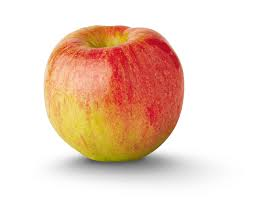
#> input picture OpenCV/apple.png, 253 x 199 px, given in place of the camera
$ python detect.py
#> lines starting #> are read from the running program, lines starting #| are printed output that depends on the picture; after the words box and inside, x2 and y2 are one past the last pixel; in counts of white or black regions, pixels touching at a corner belong together
import cv2
import numpy as np

def display_color_window(boolean_value):
    # Create a black window with a size of 200x200 pixels
    window = np.zeros((400, 400, 3), np.uint8)

    while True:
        if boolean_value:
            # Set the color of the window to green
            window[:] = (0, 255, 0)
        else:
            # Set the color of the window to red
            window[:] = (0, 0, 255)

        # Display the window and wait for 10 milliseconds
        cv2.imshow("Color Window", window)
        break


def detect_yellow(frame):
    # Convert frame to HSV color space
    hsv = cv2.cvtColor(frame, cv2.COLOR_BGR2HSV)

    # Define lower and upper bounds for yellow color detection in HSV
    lower_yellow = np.array([5, 100, 100])
    upper_yellow = np.array([25, 255, 255])

    # Threshold the HSV frame to get only yellow colors
    yellow_mask = cv2.inRange(hsv, lower_yellow, upper_yellow)

    # Count the number of non-zero pixels in the yellow mask
    yellow_pixel_count = cv2.countNonZero(yellow_mask)

    # If there are yellow pixels, return True; otherwise, return False
    if yellow_pixel_count > 0:
        return True
    else:
        return False

# Create a VideoCapture object to read from the camera
cap = cv2.VideoCapture(0)

while True:
    # Read a frame from the camera
    ret, frame = cap.read()
#> frame is the input picture: shape (199, 253, 3); mean B, G, R 192.5, 209.3, 237

    # Flip the frame horizontally (optional)
    frame = cv2.flip(frame, 1)
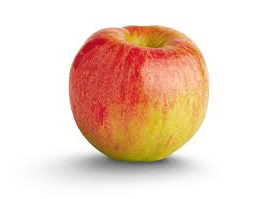
#> frame: shape (199, 253, 3); mean B, G, R 192.5, 209.3, 237

    # Detect yellow objects in the frame
    yellow_detected = detect_yellow(frame)
#> in detect_yellow, `hsv = cv2.cvtColor(frame, cv2.COLOR_BGR2HSV)`: hsv: shape (199, 253, 3); mean H, S, V 12.8, 55, 237.2
#> in detect_yellow, `yellow_mask = cv2.inRange(hsv, lower_yellow, upper_yellow)`:
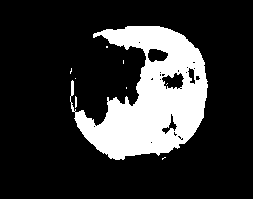
#> yellow_mask: shape (199, 253); 19.9% white; 9 white regions (7 under 20 px), largest, box (x1, y1, x2, y2) and area: (70, 26, 208, 160) 9963, (75, 96, 77, 108) 22
#> in detect_yellow, `yellow_pixel_count = cv2.countNonZero(yellow_mask)`: yellow_pixel_count = 10010
#> yellow_detected = True

    # Display the frame
    cv2.imshow('Yellow Detection', frame)

    display_color_window(yellow_detected)
#> in display_color_window, `cv2.imshow("Color Window", window)`:
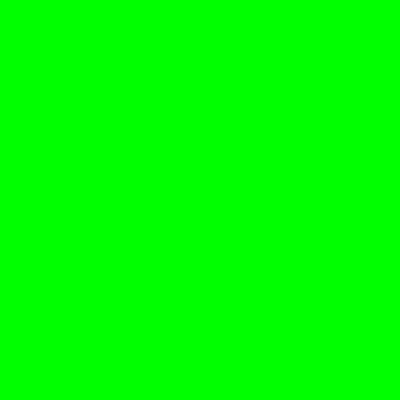
#> window 'Color Window': shape (400, 400, 3); mean B, G, R 0, 255, 0

    # Exit the loop if 'esc' is pressed
    if cv2.waitKey(1) == 27:
#> (key Esc is pressed here)
        break

# Release the VideoCapture object and close all windows
cap.release()
cv2.destroyAllWindows()

$ run again, on OpenCV/avocado.png
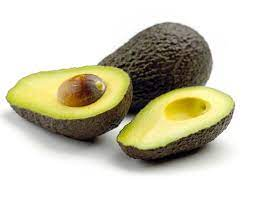
#> input picture OpenCV/avocado.png, 253 x 199 px, given in place of the camera
#> frame is the input picture: shape (199, 253, 3); mean B, G, R 179, 200.3, 204.1
#> `frame = cv2.flip(frame, 1)`:
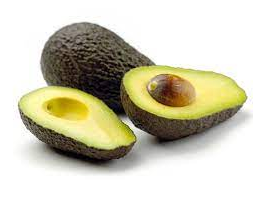
#> frame: shape (199, 253, 3); mean B, G, R 179, 200.3, 204.1
#> hsv: shape (199, 253, 3); mean H, S, V 18.5, 45.6, 204.4
#> in detect_yellow, `yellow_mask = cv2.inRange(hsv, lower_yellow, upper_yellow)`:
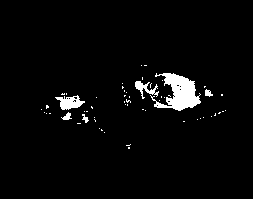
#> yellow_mask: shape (199, 253); 3.2% white; 57 white regions (51 under 20 px), largest, box (x1, y1, x2, y2) and area: (150, 73, 201, 111) 974, (55, 95, 85, 110) 250, (135, 81, 159, 99) 165, (61, 112, 72, 120) 45, (205, 89, 213, 97) 40, (82, 114, 89, 123) 32
#> yellow_pixel_count = 1633
#> yellow_detected = True

$ run again, on OpenCV/banana.png
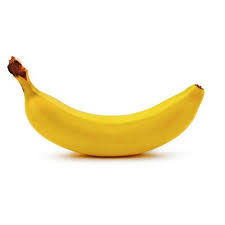
#> input picture OpenCV/banana.png, 225 x 225 px, given in place of the camera
#> frame is the input picture: shape (225, 225, 3); mean B, G, R 219.4, 241.1, 248.3
#> `frame = cv2.flip(frame, 1)`:
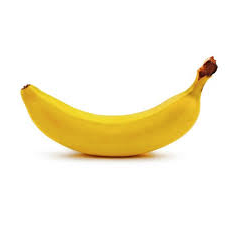
#> frame: shape (225, 225, 3); mean B, G, R 219.4, 241.1, 248.3
#> hsv: shape (225, 225, 3); mean H, S, V 7.6, 34.2, 248.4
#> in detect_yellow, `yellow_mask = cv2.inRange(hsv, lower_yellow, upper_yellow)`:
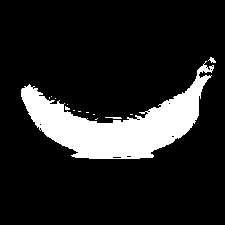
#> yellow_mask: shape (225, 225); 14.3% white; 14 white regions (11 under 20 px), largest, box (x1, y1, x2, y2) and area: (21, 61, 214, 159) 7150, (208, 57, 216, 63) 26, (105, 117, 122, 119) 25
#> yellow_pixel_count = 7236
#> yellow_detected = True

$ run again, on OpenCV/carrot.png
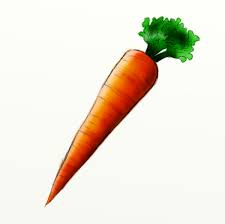
#> input picture OpenCV/carrot.png, 225 x 224 px, given in place of the camera
#> frame is the input picture: shape (224, 225, 3); mean B, G, R 216.7, 229.6, 236.6
#> `frame = cv2.flip(frame, 1)`:
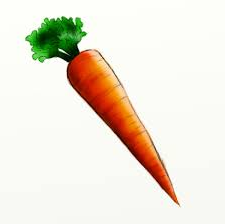
#> frame: shape (224, 225, 3); mean B, G, R 216.7, 229.6, 236.6
#> hsv: shape (224, 225, 3); mean H, S, V 35.1, 34.1, 240.8
#> in detect_yellow, `yellow_mask = cv2.inRange(hsv, lower_yellow, upper_yellow)`:
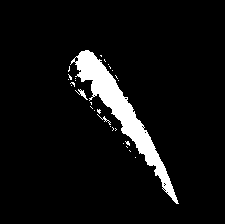
#> yellow_mask: shape (224, 225); 6.3% white; 29 white regions (26 under 20 px), largest, box (x1, y1, x2, y2) and area: (70, 50, 179, 204) 2992, (75, 89, 88, 100) 43, (97, 114, 111, 125) 26
#> yellow_pixel_count = 3159
#> yellow_detected = True
